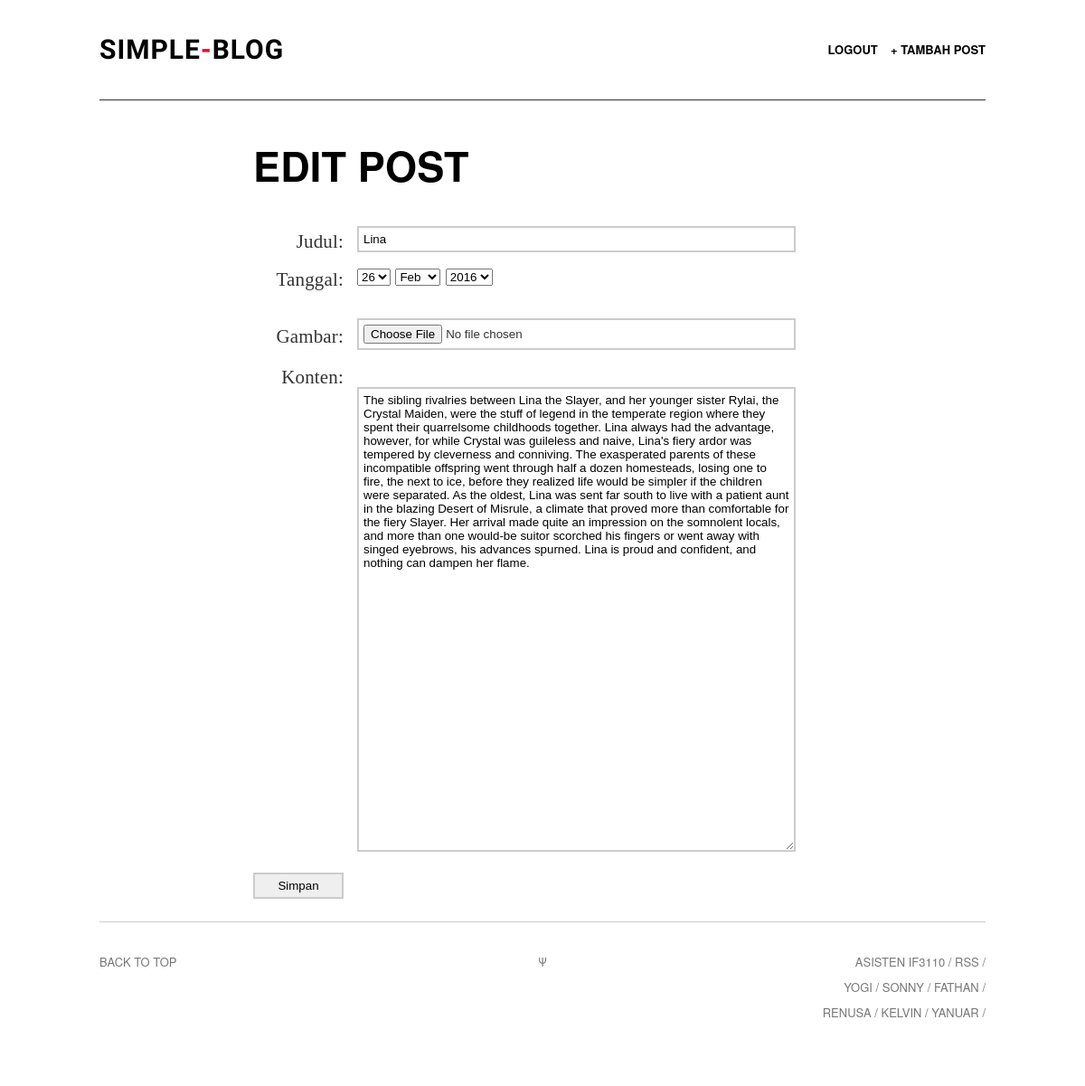
Screenshot of /edit.php?ID=1 (signed in) with the database file from the repository.
### tables this page shows
CREATE TABLE IF NOT EXISTS `posting` (
  `id` int(11) NOT NULL AUTO_INCREMENT,
  `judul` varchar(255) NOT NULL,
  `tanggal` date NOT NULL,
  `konten` text NOT NULL,
  `author` varchar(255) NOT NULL,
  `gambar` varchar(255) NOT NULL,
  PRIMARY KEY (`id`)
);

### edit.php (the view, shortened to what this page needs)
<?php
    $dbhost="localhost";
    $dbuser="root";
    $dbpass="";
    $dbname="simpleblog";
    $connection=mysqli_connect($dbhost,$dbuser,$dbpass,$dbname);
?>
<!DOCTYPE html>
<html>
<head>
<link rel="stylesheet" type="text/css" href="assets/css/screen.css" />
</head>
<body class="default">
    <?php
        $posting_id=htmlspecialchars($_GET['ID']);
        $query = $connection->prepare("SELECT * FROM posting WHERE id = ?");
        $query->bind_param('i', $posting_id);
        $query->execute();
        $result=$query->get_result();
        if($result) $row=mysqli_fetch_assoc($result);
        else echo 'query gagal';
    ?>
<div class="wrapper">
<nav class="nav">
    <a style="border:none;" id="logo" href="index.php"><h1>Simple<span>-</span>Blog</h1></a>
    <ul class="nav-primary">
        <li><a href="logout.php">Logout</a></li>
        <li><a href="new_post.php">+ Tambah Post</a></li>
    </ul>
</nav>
<article class="art simple post">
    <div class="art-body" style="top: 35px;">
        <div class="art-body-inner">
            <h2>Edit POST</h2>
            <div id="contact-area">
                <form enctype="multipart/form-data" id="formPost" method="post" action="processEdit.php?ID=<?php echo $posting_id ?>">
                    <label for="Judul">Judul: </label>
                    <input type="text" name="Judul" id="Judul" value="<?php echo $row['judul'] ?>">
                    <label for="Tanggal">Tanggal:</label>
                    <select id="daydropdown" name="daydropdown">
                    </select>
                    <select id="monthdropdown" name="monthdropdown">
                    </select>
                    <select id="yeardropdown" name="yeardropdown">
                    </select>
                    <br><br>
                    <label for="gambar">Gambar:</label>
                    <input type="file" accept="image/*" id="gambar" name="gambar"></br>
                    <label for="Konten">Konten:</label><br>
                    <textarea name="Konten" rows="20" cols="20" id="Konten"><?php echo $row['konten'] ?></textarea>
                    <input type="submit" name="submit" value="Simpan" class="submit-button">
                    <br>
                </form>
            </div>
        </div>
    </div>
</article>
<footer class="footer">
    <div class="back-to-top"><a href="">Back to top</a></div>
    <div class="psi">&Psi;</div>
    <aside class="offsite-links">
        Asisten IF3110 /
        <a class="rss-link" href="#rss">RSS</a> /
        <br>
        <a class="twitter-link" href="http://twitter.com/YoGiiSinaga">Yogi</a> /
        <a class="twitter-link" href="http://twitter.com/sonnylazuardi">Sonny</a> /
        <a class="twitter-link" href="http://twitter.com/fathanpranaya">Fathan</a> /
        <br>
        <a class="twitter-link" href="#">Renusa</a> /
        <a class="twitter-link" href="#">Kelvin</a> /
        <a class="twitter-link" href="#">Yanuar</a> /
    </aside>
</footer>
</div>
</body>
</html>

### assets/css/screen.css (style rules this page uses)
html, body, div, span, object, iframe, h1, h2, h3, h4, h5, h6, p, blockquote, pre, a, address, cite, code, em, img, small, strong, ol, ul, li, fieldset, form, label, legend, table, caption, tbody, tfoot, thead, tr, th, td, article, aside, canvas, embed, figure, figcaption, footer, header, hgroup, menu, nav, section, summary, time, audio, video { margin: 0; padding: 0; border: 0; font-size: 100%; font: inherit; vertical-align: baseline; }
article, aside, details, figcaption, figure, footer, header, hgroup, menu, time, nav, section { display: block; }
html, body, .wrapper { min-height: 100%; }
html, body { height: 100%; }
.wrapper { min-height: 100%; }
body { overflow-x: hidden; font: 17px/28px ff-meta-serif-web-pro, "Georgia", serif; color: #333; background: #fff; }
h1, h2, h3, h4, h5, h6 { font-family: "proxima-nova", "helvetica neue", "helvetica", sans-serif; font-weight: normal; text-transform: uppercase; font-weight: 700; color: #000; text-rendering: optimizeLegibility; }
h1 { font-size: 50px; padding-bottom: 30px; }
h2 { font-size: 45px; padding-bottom: 5px; }
a { color: #F40034; text-decoration: none; -webkit-transition: color .2s ease-in-out; -moz-transition: color .2s ease-in-out; transition: color .2s ease-in-out; }
.wrapper { max-width: 1500px; margin: 0 auto; background: #fff; }
.nav, .art-header-inner, .footer, .art-list, .abt, .fourohfour { width: 980px; }
.nav, .art-body-inner, .footer, .art-list, .abt, .fourohfour { position: relative; margin: 0 auto; }
.nav { position: absolute; top: 0; left: 50%; height: 70px; padding-top: 40px; margin-left: -490px; border-bottom: 1px solid #333; z-index: 2; }
#logo { float: left; }
.nav-primary { float: right; }
.nav-primary li { display: inline-block; margin-left: 10px; font-weight: 500; }
#logo h1, .nav-primary li, .nav-primary li a { font-family: "proxima-nova", "helvetica neue", "helvetica", sans-serif; font-weight: 700; font-size: 13px; line-height: 30px; color: #000; text-transform: uppercase; }
#logo h1 { height: 30px; margin-left: 0px; letter-spacing: 1px; font-family: 'Questrial', sans-serif; font-size: 30px; }
#logo h1 span { color: #F40034 !important; }
.nav li:first-child { margin-left: 0; }
.art { margin-top: -131px; }
.art-body { position: relative; width: 100%; background: #fff; z-index: 100; -webkit-box-shadow: 0 -3px 3px rgba(0,0,0,.2); -moz-box-shadow: 0 -3px 3px rgba(0,0,0,.2); box-shadow: 0 -3px 3px rgba(0,0,0,.2); }
.art-body-inner { font-family: Georgia,Cambria,"Times New Roman",Times,serif; max-width: 640px; padding: 80px 0 50px; letter-spacing: 0.01rem; font-weight: 400; font-style: normal; font-size: 21px; line-height: 1.5; }
.simple .art-body { background: none; -webkit-box-shadow: none; -moz-box-shadow: none; box-shadow: none; }
.footer { padding: 30px 0 40px; overflow: hidden; border-top: 1px solid #ccc; }
.footer, .footer a { font-family: "proxima-nova", "helvetica neue", "helvetica", sans-serif; font-size: 13px; text-transform: uppercase; color: #777; }
.back-to-top, .footer-nav, .offsite-links { width: 45%; float: left; }
.psi { width:10%; float:left; text-align: center; }
.offsite-links { text-align: right; }
.nav:before, .art-body-inner:before, .footer:before, .art-list:before { content:""; display:table; }
.nav:after, .art-body-inner:after, .footer:after, .art-list:after { clear:both; }
.nav, .art-body-inner, .footer, .art-list { zoom:1; }
.art-list, .nav, .abt, .art-body { -webkit-animation: le-fade .5s 0s 1 ease-out; -moz-animation: le-fade .5s 0s 1 ease-out; }
#contact-area { width: 600px; margin-top: 25px; }
#contact-area input, #contact-area textarea { padding: 5px; width: 471px; font-family: Helvetica, sans-serif; margin: 0px 0px 10px 0px; border: 2px solid #ccc; }
#contact-area textarea { height: 500px; }
#contact-area input.submit-button { width: 100px; }
label { float: left; text-align: right; margin-right: 15px; width: 100px; padding-top: 5px; }

### rows the page displays
posting: Judul "Lina", Konten "The sibling rivalries between Lina the Slayer, and her younger sister Rylai, the Crystal Maiden, were the stuff of legend in the temperate region where they spent their quarrelsome childhoods together. Lina always had the advantage, however, for while Crystal was guileless and naive, Lina's fiery ardor was tempered by cleverness and conniving. The exasperated parents of these incompatible offspring went through half a dozen homesteads, losing one to fire, the next to ice, before they realized life would be simpler if the children were separated. As the oldest, Lina was sent far south to live with a patient aunt in the blazing Desert of Misrule, a climate that proved more than comfortable…"
